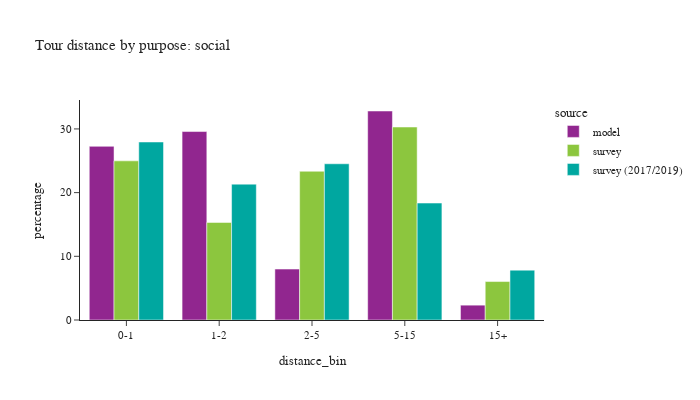

The notebook cell this image was saved under:
### Code cell
plot_bins(tour, tour['pdpurp'] == 7, 'social')

### Figure 1 — Plotly figure (JSON) as saved in the notebook; plotly's stock layout.template omitted (floating-point values rounded to 4 significant figures)
{"data": [{"alignmentgroup": "True", "customdata": [[397533], [431403], [116581], [478423], [33966]], "hovertemplate": "source=model<br>distance_bin=%{x}<br>percentage=%{y}<br>sample count=%{customdata[0]}<extra></extra>", "legendgroup": "model", "marker": {"color": "#91268F", "pattern": {"shape": ""}}, "name": "model", "offsetgroup": "model", "orientation": "v", "showlegend": true, "textposition": "auto", "type": "bar", "x": ["0-1", "1-2", "2-5", "5-15", "15+"], "xaxis": "x", "y": [27.27, 29.59, 7.996, 32.82, 2.33], "yaxis": "y"}, {"alignmentgroup": "True", "customdata": [[1017], [545], [661], [568], [198]], "hovertemplate": "source=survey<br>distance_bin=%{x}<br>percentage=%{y}<br>sample count=%{customdata[0]}<extra></extra>", "legendgroup": "survey", "marker": {"color": "#8CC63E", "pattern": {"shape": ""}}, "name": "survey", "offsetgroup": "survey", "orientation": "v", "showlegend": true, "textposition": "auto", "type": "bar", "x": ["0-1", "1-2", "2-5", "5-15", "15+"], "xaxis": "x", "y": [24.99, 15.32, 23.35, 30.3, 6.038], "yaxis": "y"}, {"alignmentgroup": "True", "customdata": [[1720], [821], [1049], [731], [253]], "hovertemplate": "source=survey (2017/2019)<br>distance_bin=%{x}<br>percentage=%{y}<br>sample count=%{customdata[0]}<extra></extra>", "legendgroup": "survey (2017/2019)", "marker": {"color": "#00A7A0", "pattern": {"shape": ""}}, "name": "survey (2017/2019)", "offsetgroup": "survey (2017/2019)", "orientation": "v", "showlegend": true, "textposition": "auto", "type": "bar", "x": ["0-1", "1-2", "2-5", "5-15", "15+"], "xaxis": "x", "y": [27.95, 21.33, 24.53, 18.36, 7.829], "yaxis": "y"}], "layout": {"barmode": "group", "font": {"size": 11}, "height": 400, "legend": {"title": {"text": "source"}, "tracegroupgap": 0}, "title": {"text": "Tour distance by purpose: social"}, "width": 700, "xaxis": {"anchor": "y", "domain": [0.0, 1.0], "title": {"text": "distance_bin"}}, "yaxis": {"anchor": "x", "domain": [0.0, 1.0], "title": {"text": "percentage"}}}}
